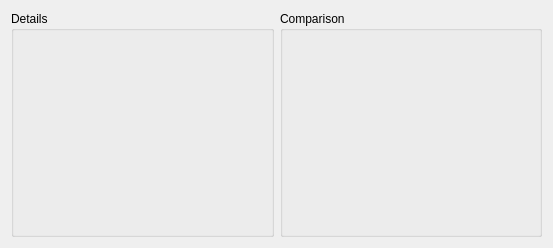
<?xml version="1.0" encoding="UTF-8"?>
<ui version="4.0">
 <class>ComparisonDetailsBase</class>
 <widget class="QWidget" name="ComparisonDetailsBase">
  <property name="geometry">
   <rect>
    <x>0</x>
    <y>0</y>
    <width>553</width>
    <height>248</height>
   </rect>
  </property>
  <property name="windowTitle">
   <string>Form</string>
  </property>
  <layout class="QHBoxLayout" name="horizontalLayout">
   <item>
    <widget class="QGroupBox" name="detailsGroupBox">
     <property name="sizePolicy">
      <sizepolicy hsizetype="MinimumExpanding" vsizetype="MinimumExpanding">
       <horstretch>0</horstretch>
       <verstretch>0</verstretch>
      </sizepolicy>
     </property>
     <property name="title">
      <string>Details</string>
     </property>
    </widget>
   </item>
   <item>
    <widget class="QGroupBox" name="comparisonGroupBox">
     <property name="sizePolicy">
      <sizepolicy hsizetype="MinimumExpanding" vsizetype="MinimumExpanding">
       <horstretch>0</horstretch>
       <verstretch>0</verstretch>
      </sizepolicy>
     </property>
     <property name="title">
      <string>Comparison</string>
     </property>
    </widget>
   </item>
  </layout>
 </widget>
 <resources/>
 <connections/>
</ui>
